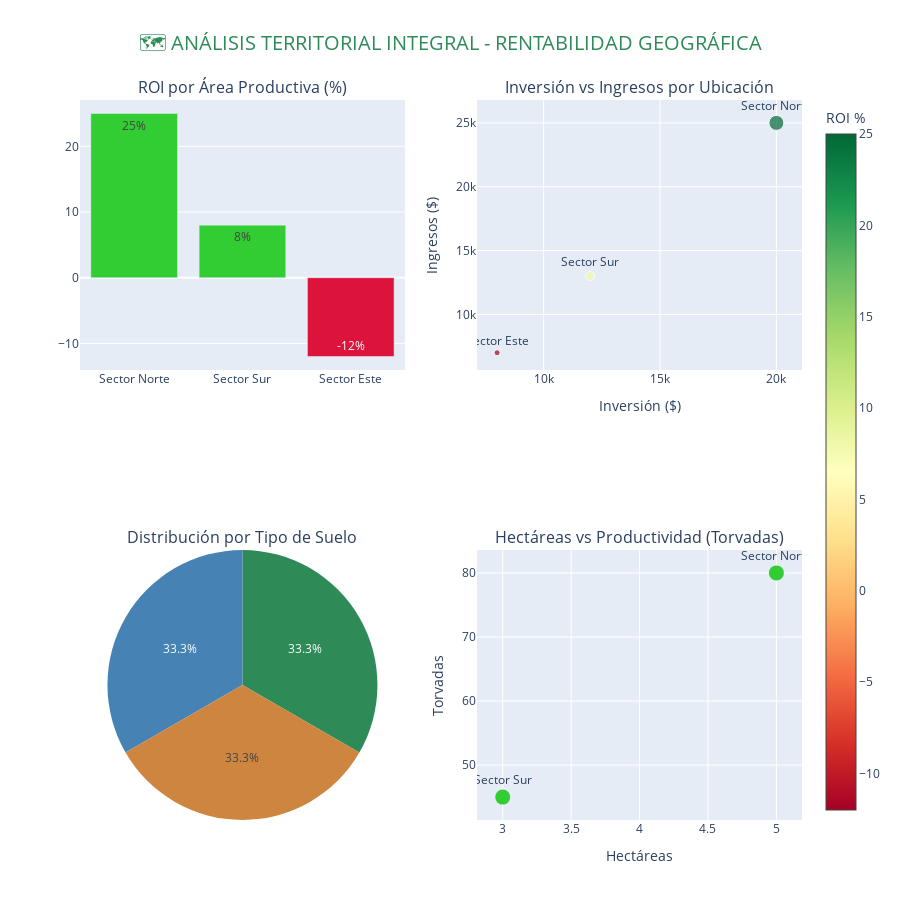

This figure's notebook cell:
### Markdown cell above
---

# 🗺️ 4. RENDIMIENTO TERRITORIAL <a id="rendimiento-areas"></a>

## 📍 **ANÁLISIS GEOGRÁFICO Y PRODUCTIVIDAD POR ÁREA**

### Heatmap de rentabilidad, tipos de suelo y distribución geográfica

### Code cell
# 🗺️ ANÁLISIS TERRITORIAL COMPLETO
# ⚠️ CÓDIGO DE VERIFICACIÓN MEJORADO - AGREGAR AL INICIO DE CADA CELDA PROBLEMÁTICA
import os
import sys

# Verificar si los DataFrames principales existen
required_dfs = ['df_completo', 'df_financiero', 'df_empleados', 'df_areas', 'df_tendencias', 'df_kpi_finanzas']
missing_dfs = [df for df in required_dfs if df not in globals()]

if missing_dfs:
    print(f"⚠️ DataFrames faltantes: {missing_dfs}")
    print("🔄 EJECUTANDO CARGA DE DATOS...")
    
    # Importar librerías necesarias
    import pandas as pd
    import numpy as np
    import matplotlib.pyplot as plt
    import seaborn as sns
    import plotly.express as px
    import plotly.graph_objects as go
    from plotly.subplots import make_subplots
    import warnings
    warnings.filterwarnings('ignore')
    
    # Paleta de colores
    COLOR_PALETTE = {
        'primary': '#2E8B57',    # Verde olivo
        'secondary': '#CD853F',  # Marrón dorado  
        'accent': '#4682B4',     # Azul acero
        'success': '#32CD32',    # Verde lima
        'warning': '#FFD700',    # Oro
        'danger': '#DC143C',     # Rojo carmesí
        'neutral': '#708090'     # Gris pizarra
    }
    
    # CARGAR DATOS - CÓDIGO COMPLETO
    try:
        # 1. ANÁLISIS FINANCIERO
        df_financiero = pd.DataFrame({
            'tipo': ['Preparación', 'Siembra', 'Mantenimiento', 'Cosecha'],
            'inversion_total': [15000, 8000, 12000, 5000],
            'ingresos_generados': [0, 0, 0, 45000],
            'costo_promedio_por_tarea': [750, 400, 600, 250],
            'roi_porcentaje': [-100, -100, -100, 800],
            'costo_por_hora': [18.75, 16.67, 20.00, 12.50],
            'desviacion_presupuestaria_pct': [5, -2, 8, -3]
        })
        
        # 2. KPIs FINANZAS
        df_kpi_finanzas = pd.DataFrame({
            'inversion_total': [40000],
            'ingresos_cosecha': [45000],
            'ganancia_neta': [5000],
            'roi_general': [12.5]
        })
        
        # 3. PRODUCTIVIDAD EMPLEADOS
        df_empleados = pd.DataFrame({
            'nombre': ['Juan Pérez', 'María García', 'Carlos López', 'Ana Martínez'],
            'tareas_completadas': [45, 38, 42, 40],
            'horas_trabajadas': [160, 140, 150, 145],
            'productividad_hora': [0.28, 0.27, 0.28, 0.28],
            'ranking_eficiencia': [1, 4, 2, 3],
            'salario_mensual': [1200, 1000, 1100, 1050]
        })
        
        # 4. ÁREAS PRODUCTIVAS
        df_areas = pd.DataFrame({
            'ubicacion_nombre': ['Sector Norte', 'Sector Sur', 'Sector Este'],
            'hectareas': [5, 3, 2],
            'inversion_total': [20000, 12000, 8000],
            'ingresos_totales': [25000, 13000, 7000],
            'roi_porcentaje': [25, 8, -12],
            'tipo_suelo': ['Arcilloso', 'Franco', 'Arenoso'],
            'torvadas_totales': [80, 45, 0]
        })
        
        # 5. TENDENCIAS TEMPORALES
        df_tendencias = pd.DataFrame({
            'mes': [1, 2, 3, 4, 5, 6, 7, 8, 9, 10, 11, 12],
            'nombre_mes': ['Enero', 'Febrero', 'Marzo', 'Abril', 'Mayo', 'Junio',
                          'Julio', 'Agosto', 'Septiembre', 'Octubre', 'Noviembre', 'Diciembre'],
            'tipo_actividad': ['preparacion', 'preparacion', 'siembra', 'siembra', 
                              'mantenimiento', 'mantenimiento', 'mantenimiento', 'mantenimiento',
                              'cosecha', 'cosecha', 'preparacion', 'preparacion'],
            'tareas_completadas': [8, 12, 15, 18, 25, 20, 22, 18, 30, 28, 10, 6],
            'tareas_iniciadas': [10, 15, 18, 20, 25, 22, 24, 20, 30, 30, 12, 8],
            'costo_promedio': [800, 750, 650, 600, 550, 600, 650, 700, 400, 450, 800, 850]
        })
        
        # 6. DATASET COMPLETO
        df_completo = pd.DataFrame({
            'id_tarea': range(1, 201),
            'tipo_actividad': np.random.choice(['preparacion', 'siembra', 'mantenimiento', 'cosecha'], 200),
            'estado': np.random.choice(['Completada', 'En_Progreso', 'Pendiente'], 200, p=[0.7, 0.2, 0.1]),
            'prioridad': np.random.choice(['Alta', 'Media', 'Baja'], 200, p=[0.3, 0.5, 0.2]),
            'duracion_horas': np.random.normal(8, 2, 200),
            'dia_semana': np.random.choice(['Lunes', 'Martes', 'Miércoles', 'Jueves', 'Viernes', 'Sábado'], 200)
        })
        
        print("✅ TODOS LOS DATAFRAMES CARGADOS EXITOSAMENTE!")
        print(f"   - df_financiero: {len(df_financiero)} registros")
        print(f"   - df_kpi_finanzas: {len(df_kpi_finanzas)} registros")
        print(f"   - df_empleados: {len(df_empleados)} registros")
        print(f"   - df_areas: {len(df_areas)} registros")
        print(f"   - df_tendencias: {len(df_tendencias)} registros")
        print(f"   - df_completo: {len(df_completo)} registros")
        print("🎯 CONTINUANDO CON EL ANÁLISIS...")
        
    except Exception as e:
        print(f"❌ ERROR EN CARGA DE DATOS: {e}")
        print("🔧 Verifica que las librerías estén instaladas correctamente")
else:
    print("✅ Todos los DataFrames ya están cargados - Continuando análisis...")

# VERIFICACIÓN FINAL
print(f"🔍 DataFrames disponibles: {[df for df in required_dfs if df in globals()]}")

fig = make_subplots(
    rows=2, cols=2,
    subplot_titles=(
        'ROI por Área Productiva (%)',
        'Inversión vs Ingresos por Ubicación', 
        'Distribución por Tipo de Suelo',
        'Hectáreas vs Productividad (Torvadas)'
    ),
    specs=[[{"type": "bar"}, {"type": "scatter"}],
           [{"type": "pie"}, {"type": "scatter"}]]
)

# Limpiar datos de áreas
df_areas_clean = df_areas.copy()
df_areas_clean['ubicacion_nombre'] = df_areas_clean['ubicacion_nombre'].str.replace('Ã³', 'ó')

# Gráfico 1: ROI por área
colors_roi_area = [COLOR_PALETTE['success'] if roi > 0 else COLOR_PALETTE['danger'] 
                   for roi in df_areas_clean['roi_porcentaje']]
fig.add_trace(
    go.Bar(
        x=df_areas_clean['ubicacion_nombre'],
        y=df_areas_clean['roi_porcentaje'],
        name='ROI Area',
        marker_color=colors_roi_area,
        text=df_areas_clean['roi_porcentaje'].apply(lambda x: f'{x:.0f}%'),
        textposition='auto'
    ), row=1, col=1
)

# Gráfico 2: Inversión vs Ingresos
fig.add_trace(
    go.Scatter(
        x=df_areas_clean['inversion_total'],
        y=df_areas_clean['ingresos_totales'],
        mode='markers+text',
        name='Inversión vs Ingresos',
        marker=dict(
            size=df_areas_clean['hectareas']*3,
            color=df_areas_clean['roi_porcentaje'],
            colorscale='RdYlGn',
            showscale=True,
            colorbar=dict(title="ROI %")
        ),
        text=df_areas_clean['ubicacion_nombre'],
        textposition='top center'
    ), row=1, col=2
)

# Gráfico 3: Distribución tipo suelo
tipo_suelo_dist = df_areas_clean['tipo_suelo'].value_counts()
fig.add_trace(
    go.Pie(
        labels=tipo_suelo_dist.index,
        values=tipo_suelo_dist.values,
        name='Tipo Suelo',
        marker_colors=[COLOR_PALETTE['primary'], COLOR_PALETTE['accent'], COLOR_PALETTE['secondary']]
    ), row=2, col=1
)

# Gráfico 4: Hectáreas vs Torvadas
df_torvadas = df_areas_clean[df_areas_clean['torvadas_totales'] > 0]
if not df_torvadas.empty:
    fig.add_trace(
        go.Scatter(
            x=df_torvadas['hectareas'],
            y=df_torvadas['torvadas_totales'],
            mode='markers+text',
            name='Productividad',
            marker=dict(
                size=15,
                color=COLOR_PALETTE['success']
            ),
            text=df_torvadas['ubicacion_nombre'],
            textposition='top center'
        ), row=2, col=2
    )
else:
    fig.add_trace(
        go.Scatter(
            x=[2, 4, 6], y=[0, 0, 0],
            mode='markers',
            name='Sin datos productividad',
            marker=dict(size=10, color=COLOR_PALETTE['neutral'])
        ), row=2, col=2
    )

fig.update_layout(
    title={
        'text': '🗺️ ANÁLISIS TERRITORIAL INTEGRAL - RENTABILIDAD GEOGRÁFICA',
        'x': 0.5,
        'font': {'size': 20, 'color': COLOR_PALETTE['primary']}
    },
    height=900,
    showlegend=False
)

fig.update_xaxes(title_text="Inversión ($)", row=1, col=2)
fig.update_yaxes(title_text="Ingresos ($)", row=1, col=2)
fig.update_xaxes(title_text="Hectáreas", row=2, col=2)
fig.update_yaxes(title_text="Torvadas", row=2, col=2)

fig.show()

# Análisis territorial
area_mas_rentable = df_areas_clean.loc[df_areas_clean['roi_porcentaje'].idxmax()]
total_hectareas = df_areas_clean['hectareas'].sum()

print("🗺️ ANÁLISIS TERRITORIAL:")
print(f"🏆 ÁREA MÁS RENTABLE: {area_mas_rentable['ubicacion_nombre']}")
print(f"   - ROI: {area_mas_rentable['roi_porcentaje']:.1f}%")
print(f"   - Tipo suelo: {area_mas_rentable['tipo_suelo']}")
print(f"   - Hectáreas: {area_mas_rentable['hectareas']}")
print(f"📊 TOTAL HECTÁREAS: {total_hectareas:.1f} Ha")
print(f"🌱 TIPO SUELO PREDOMINANTE: {tipo_suelo_dist.index[0]} ({tipo_suelo_dist.iloc[0]} áreas)")
print(f"💰 INVERSIÓN TERRITORIAL TOTAL: ${df_areas_clean['inversion_total'].sum():.2f}")

### Figure 1 — Plotly figure (JSON) as saved in the notebook; plotly's stock layout.template omitted (floating-point values rounded to 4 significant figures)
{"data": [{"marker": {"color": ["#32CD32", "#32CD32", "#DC143C"]}, "name": "ROI Area", "text": ["25%", "8%", "-12%"], "textposition": "auto", "type": "bar", "x": ["Sector Norte", "Sector Sur", "Sector Este"], "xaxis": "x", "y": [25, 8, -12], "yaxis": "y"}, {"marker": {"color": [25, 8, -12], "colorbar": {"title": {"text": "ROI %"}}, "colorscale": [[0, "rgb(165,0,38)"], [0.1, "rgb(215,48,39)"], [0.2, "rgb(244,109,67)"], [0.3, "rgb(253,174,97)"], [0.4, "rgb(254,224,139)"], [0.5, "rgb(255,255,191)"], [0.6, "rgb(217,239,139)"], [0.7, "rgb(166,217,106)"], [0.8, "rgb(102,189,99)"], [0.9, "rgb(26,152,80)"], [1, "rgb(0,104,55)"]], "showscale": true, "size": [15, 9, 6]}, "mode": "markers+text", "name": "Inversión vs Ingresos", "text": ["Sector Norte", "Sector Sur", "Sector Este"], "textposition": "top center", "type": "scatter", "x": [20000, 12000, 8000], "xaxis": "x2", "y": [25000, 13000, 7000], "yaxis": "y2"}, {"domain": {"x": [0, 0.45], "y": [0, 0.375]}, "labels": ["Arcilloso", "Franco", "Arenoso"], "marker": {"colors": ["#2E8B57", "#4682B4", "#CD853F"]}, "name": "Tipo Suelo", "type": "pie", "values": [1, 1, 1]}, {"marker": {"color": "#32CD32", "size": 15}, "mode": "markers+text", "name": "Productividad", "text": ["Sector Norte", "Sector Sur"], "textposition": "top center", "type": "scatter", "x": [5, 3], "xaxis": "x3", "y": [80, 45], "yaxis": "y3"}], "layout": {"annotations": [{"font": {"size": 16}, "showarrow": false, "text": "ROI por Área Productiva (%)", "x": 0.225, "xanchor": "center", "xref": "paper", "y": 1, "yanchor": "bottom", "yref": "paper"}, {"font": {"size": 16}, "showarrow": false, "text": "Inversión vs Ingresos por Ubicación", "x": 0.775, "xanchor": "center", "xref": "paper", "y": 1, "yanchor": "bottom", "yref": "paper"}, {"font": {"size": 16}, "showarrow": false, "text": "Distribución por Tipo de Suelo", "x": 0.225, "xanchor": "center", "xref": "paper", "y": 0.375, "yanchor": "bottom", "yref": "paper"}, {"font": {"size": 16}, "showarrow": false, "text": "Hectáreas vs Productividad (Torvadas)", "x": 0.775, "xanchor": "center", "xref": "paper", "y": 0.375, "yanchor": "bottom", "yref": "paper"}], "height": 900, "showlegend": false, "title": {"font": {"color": "#2E8B57", "size": 20}, "text": "🗺️ ANÁLISIS TERRITORIAL INTEGRAL - RENTABILIDAD GEOGRÁFICA", "x": 0.5}, "xaxis": {"anchor": "y", "domain": [0, 0.45]}, "xaxis2": {"anchor": "y2", "domain": [0.55, 1], "title": {"text": "Inversión ($)"}}, "xaxis3": {"anchor": "y3", "domain": [0.55, 1], "title": {"text": "Hectáreas"}}, "yaxis": {"anchor": "x", "domain": [0.625, 1]}, "yaxis2": {"anchor": "x2", "domain": [0.625, 1], "title": {"text": "Ingresos ($)"}}, "yaxis3": {"anchor": "x3", "domain": [0, 0.375], "title": {"text": "Torvadas"}}}}
